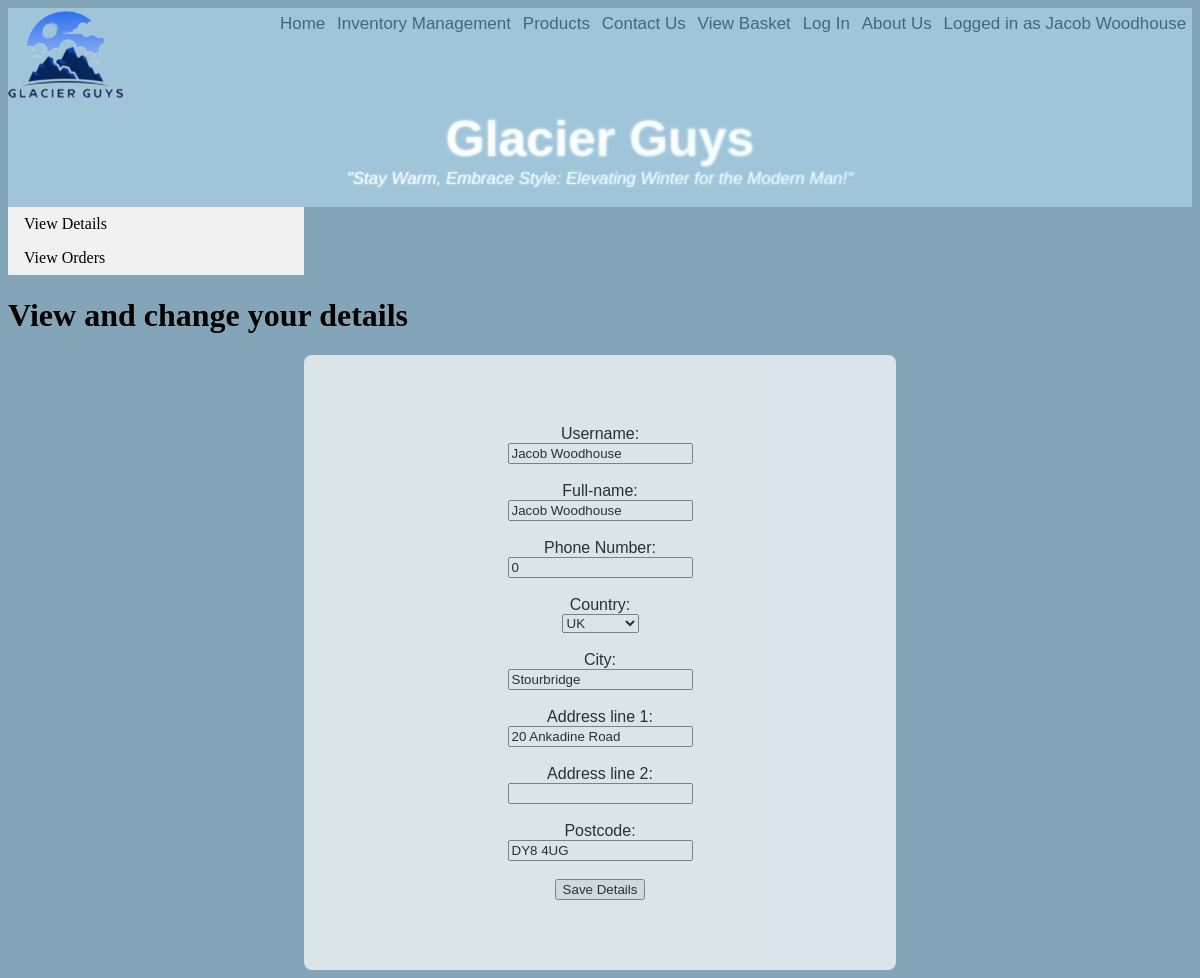
The page /viewDetails.php (signed in) on the database its author committed.
### tables this page shows
CREATE TABLE `user` (
  `userid` int NOT NULL,
  `username` varchar(64) NOT NULL,
  `password` text NOT NULL,
  `email` varchar(128) NOT NULL,
  `accountType` varchar(8) NOT NULL,
  `basket` text,
  `phoneNum` int NOT NULL,
  `address1` varchar(64) NOT NULL,
  `address2` varchar(64) NOT NULL,
  `country` varchar(8) NOT NULL,
  `postcode` text NOT NULL,
  `city` varchar(32) NOT NULL,
  `fullName` varchar(64) NOT NULL
);

### viewDetails.php (the view, shortened to what this page needs)
<?php
require_once('connectdb.php');
if (isset($_SESSION['username'])){
    $sql = "SELECT * FROM user WHERE userid = '".$_SESSION['userid']."'";
    $info = $db->query($sql);
    $info = $info->fetch();
    $username = $info["username"];
    $fulnm = $info["fullName"];
    $phnum = $info["phoneNum"];
    $adrln1 = $info["address1"];
    $adrln2 = $info["address2"];
    $country = $info["country"];
    $postcode = $info["postcode"];
    $city = $info["city"];
}
?>
<!DOCTYPE html>
<html lang="en">
<head>
    <link rel="stylesheet" href="./css/styleAwais.css?v=<?php echo time(); ?>">
</head>
<?php require_once("navbar.php"); navbar("account"); ?>
<body>
    <div class="accountNav">
                <ul>
                    <li><a href="viewDetails.php">View Details</a></li>
                    <li><a href="orders.php">View Orders</a></li>
                </ul>
            </div>
    <h1>View and change your details</h1>
    <div id = "changeDetails">
            <form class = "lgrcontainer" method="post" action="viewDetails.php">
                <label for="aname">Username:</label>
                <input type="text" id="username" name="username" value = "<?=$username?>"><br>
                <label for="aname">Full-name:</label>
                <input type="text" id="name" name="name" value = "<?=$fulnm?>"><br>
                <label for="aname">Phone Number:</label>
                <input type="text" id="phnum" name="phnum" value = "<?=$phnum?>"><br>
                <label for="country">Country:</label>
                <div class="drop-down">
                    <select name="country" id="country">
                        <option class="uk" value="UK" <?php if ($country == "UK"){echo"selected='selected'";} ?>>UK</option>
                    </select>
                </div><br>
                <label for="address">City:</label>
                <input type="text" id="city" name="city" value="<?=$city?>"><br>
                <label for="address">Address line 1:</label>
                <input type="text" id="address1" name="address1" value="<?=$adrln1?>"><br>
                <label for="address">Address line 2:</label>
                <input type="text" id="address2" name="address2" value="<?=$adrln2?>"><br>
                <label for="address">Postcode:</label>
                <input type="text" id="postcode" name="postcode" value="<?=$postcode?>"><br>
                <button type="submit" class="saveDetails">Save Details</button>
              </form>
            </div>
</body>
</html>

### css/styleAwais.css (style rules this page uses)
.lgrcontainer { width: 50%; margin: auto; padding: 70px 0; background-color: white; opacity: 70%; display: flex; flex-direction: column; border-radius: 8px; display: flex; justify-content: center; align-items: center; }
.lgrcontainer { text-align: center; font: 1em sans-serif; }
.accountNav ul { list-style-type: none; margin: 0; padding: 0; width: 25%; background-color: #f1f1f1; height: 100%; overflow: auto; }
.accountNav { display: flex; flex-wrap: wrap; }
.accountNav li a { display: block; color: #000; padding: 8px 16px; text-decoration: none; }
.accountNav { flex: 50%; }
.accountNav { flex: 30%; }

### css/navbarStyle.css (style rules this page uses)
body { background-color: rgb(132, 165, 184); }

### rows shown on the page
user: username "Jacob Woodhouse", name "Jacob Woodhouse", phnum "0", country "UK", city "Stourbridge", address1 "20 Ankadine Road", postcode "DY8 4UG"

### other values the page prints
$_SESSION['username'] "Jacob Woodhouse"
